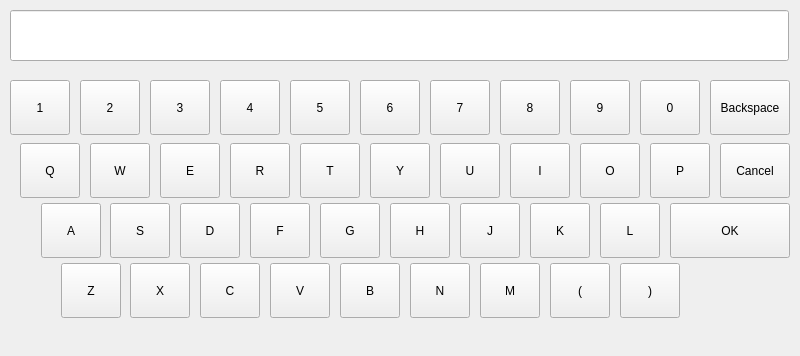
<?xml version="1.0" encoding="UTF-8"?>
<ui version="4.0">
 <class>VirtualKeyboardDialog</class>
 <widget class="QDialog" name="VirtualKeyboardDialog">
  <property name="geometry">
   <rect>
    <x>0</x>
    <y>0</y>
    <width>800</width>
    <height>356</height>
   </rect>
  </property>
  <property name="windowTitle">
   <string>Keyboard</string>
  </property>
  <property name="windowIcon">
   <iconset resource="../../resource.qrc">
    <normaloff>:/resource/parameter.png</normaloff>:/resource/parameter.png</iconset>
  </property>
  <widget class="QLineEdit" name="display">
   <property name="geometry">
    <rect>
     <x>10</x>
     <y>10</y>
     <width>779</width>
     <height>51</height>
    </rect>
   </property>
   <property name="focusPolicy">
    <enum>Qt::NoFocus</enum>
   </property>
  </widget>
  <widget class="QWidget" name="buttonBoxWidget" native="true">
   <property name="geometry">
    <rect>
     <x>0</x>
     <y>70</y>
     <width>801</width>
     <height>271</height>
    </rect>
   </property>
   <widget class="QPushButton" name="letterV">
    <property name="geometry">
     <rect>
      <x>270</x>
      <y>193</y>
      <width>60</width>
      <height>55</height>
     </rect>
    </property>
    <property name="sizePolicy">
     <sizepolicy hsizetype="Fixed" vsizetype="Fixed">
      <horstretch>0</horstretch>
      <verstretch>0</verstretch>
     </sizepolicy>
    </property>
    <property name="minimumSize">
     <size>
      <width>60</width>
      <height>55</height>
     </size>
    </property>
    <property name="maximumSize">
     <size>
      <width>57</width>
      <height>50</height>
     </size>
    </property>
    <property name="focusPolicy">
     <enum>Qt::NoFocus</enum>
    </property>
    <property name="text">
     <string>V</string>
    </property>
   </widget>
   <widget class="QPushButton" name="letterH">
    <property name="geometry">
     <rect>
      <x>390</x>
      <y>133</y>
      <width>60</width>
      <height>55</height>
     </rect>
    </property>
    <property name="sizePolicy">
     <sizepolicy hsizetype="Fixed" vsizetype="Fixed">
      <horstretch>0</horstretch>
      <verstretch>0</verstretch>
     </sizepolicy>
    </property>
    <property name="minimumSize">
     <size>
      <width>60</width>
      <height>55</height>
     </size>
    </property>
    <property name="maximumSize">
     <size>
      <width>57</width>
      <height>50</height>
     </size>
    </property>
    <property name="focusPolicy">
     <enum>Qt::NoFocus</enum>
    </property>
    <property name="text">
     <string>H</string>
    </property>
   </widget>
   <widget class="QPushButton" name="letterO">
    <property name="geometry">
     <rect>
      <x>580</x>
      <y>73</y>
      <width>60</width>
      <height>55</height>
     </rect>
    </property>
    <property name="sizePolicy">
     <sizepolicy hsizetype="Fixed" vsizetype="Fixed">
      <horstretch>0</horstretch>
      <verstretch>0</verstretch>
     </sizepolicy>
    </property>
    <property name="minimumSize">
     <size>
      <width>60</width>
      <height>55</height>
     </size>
    </property>
    <property name="maximumSize">
     <size>
      <width>57</width>
      <height>50</height>
     </size>
    </property>
    <property name="focusPolicy">
     <enum>Qt::NoFocus</enum>
    </property>
    <property name="text">
     <string>O</string>
    </property>
   </widget>
   <widget class="QPushButton" name="letterB">
    <property name="geometry">
     <rect>
      <x>340</x>
      <y>193</y>
      <width>60</width>
      <height>55</height>
     </rect>
    </property>
    <property name="sizePolicy">
     <sizepolicy hsizetype="Fixed" vsizetype="Fixed">
      <horstretch>0</horstretch>
      <verstretch>0</verstretch>
     </sizepolicy>
    </property>
    <property name="minimumSize">
     <size>
      <width>60</width>
      <height>55</height>
     </size>
    </property>
    <property name="maximumSize">
     <size>
      <width>57</width>
      <height>50</height>
     </size>
    </property>
    <property name="focusPolicy">
     <enum>Qt::NoFocus</enum>
    </property>
    <property name="text">
     <string>B</string>
    </property>
   </widget>
   <widget class="QPushButton" name="letterE">
    <property name="geometry">
     <rect>
      <x>160</x>
      <y>73</y>
      <width>60</width>
      <height>55</height>
     </rect>
    </property>
    <property name="sizePolicy">
     <sizepolicy hsizetype="Fixed" vsizetype="Fixed">
      <horstretch>0</horstretch>
      <verstretch>0</verstretch>
     </sizepolicy>
    </property>
    <property name="minimumSize">
     <size>
      <width>60</width>
      <height>55</height>
     </size>
    </property>
    <property name="maximumSize">
     <size>
      <width>57</width>
      <height>50</height>
     </size>
    </property>
    <property name="focusPolicy">
     <enum>Qt::NoFocus</enum>
    </property>
    <property name="text">
     <string>E</string>
    </property>
   </widget>
   <widget class="QPushButton" name="letterP">
    <property name="geometry">
     <rect>
      <x>650</x>
      <y>73</y>
      <width>60</width>
      <height>55</height>
     </rect>
    </property>
    <property name="sizePolicy">
     <sizepolicy hsizetype="Fixed" vsizetype="Fixed">
      <horstretch>0</horstretch>
      <verstretch>0</verstretch>
     </sizepolicy>
    </property>
    <property name="minimumSize">
     <size>
      <width>60</width>
      <height>55</height>
     </size>
    </property>
    <property name="maximumSize">
     <size>
      <width>57</width>
      <height>50</height>
     </size>
    </property>
    <property name="focusPolicy">
     <enum>Qt::NoFocus</enum>
    </property>
    <property name="text">
     <string>P</string>
    </property>
   </widget>
   <widget class="QPushButton" name="letterR">
    <property name="geometry">
     <rect>
      <x>230</x>
      <y>73</y>
      <width>60</width>
      <height>55</height>
     </rect>
    </property>
    <property name="sizePolicy">
     <sizepolicy hsizetype="Fixed" vsizetype="Fixed">
      <horstretch>0</horstretch>
      <verstretch>0</verstretch>
     </sizepolicy>
    </property>
    <property name="minimumSize">
     <size>
      <width>60</width>
      <height>55</height>
     </size>
    </property>
    <property name="maximumSize">
     <size>
      <width>57</width>
      <height>50</height>
     </size>
    </property>
    <property name="focusPolicy">
     <enum>Qt::NoFocus</enum>
    </property>
    <property name="text">
     <string>R</string>
    </property>
   </widget>
   <widget class="QPushButton" name="letterW">
    <property name="geometry">
     <rect>
      <x>90</x>
      <y>73</y>
      <width>60</width>
      <height>55</height>
     </rect>
    </property>
    <property name="sizePolicy">
     <sizepolicy hsizetype="Fixed" vsizetype="Fixed">
      <horstretch>0</horstretch>
      <verstretch>0</verstretch>
     </sizepolicy>
    </property>
    <property name="minimumSize">
     <size>
      <width>60</width>
      <height>55</height>
     </size>
    </property>
    <property name="maximumSize">
     <size>
      <width>57</width>
      <height>50</height>
     </size>
    </property>
    <property name="focusPolicy">
     <enum>Qt::NoFocus</enum>
    </property>
    <property name="text">
     <string>W</string>
    </property>
   </widget>
   <widget class="QPushButton" name="letterI">
    <property name="geometry">
     <rect>
      <x>510</x>
      <y>73</y>
      <width>60</width>
      <height>55</height>
     </rect>
    </property>
    <property name="sizePolicy">
     <sizepolicy hsizetype="Fixed" vsizetype="Fixed">
      <horstretch>0</horstretch>
      <verstretch>0</verstretch>
     </sizepolicy>
    </property>
    <property name="minimumSize">
     <size>
      <width>60</width>
      <height>55</height>
     </size>
    </property>
    <property name="maximumSize">
     <size>
      <width>57</width>
      <height>50</height>
     </size>
    </property>
    <property name="focusPolicy">
     <enum>Qt::NoFocus</enum>
    </property>
    <property name="text">
     <string>I</string>
    </property>
   </widget>
   <widget class="QPushButton" name="num7">
    <property name="geometry">
     <rect>
      <x>430</x>
      <y>10</y>
      <width>60</width>
      <height>55</height>
     </rect>
    </property>
    <property name="sizePolicy">
     <sizepolicy hsizetype="Fixed" vsizetype="Fixed">
      <horstretch>0</horstretch>
      <verstretch>0</verstretch>
     </sizepolicy>
    </property>
    <property name="minimumSize">
     <size>
      <width>60</width>
      <height>55</height>
     </size>
    </property>
    <property name="maximumSize">
     <size>
      <width>60</width>
      <height>55</height>
     </size>
    </property>
    <property name="focusPolicy">
     <enum>Qt::NoFocus</enum>
    </property>
    <property name="text">
     <string>7</string>
    </property>
   </widget>
   <widget class="QPushButton" name="letterA">
    <property name="geometry">
     <rect>
      <x>41</x>
      <y>133</y>
      <width>60</width>
      <height>55</height>
     </rect>
    </property>
    <property name="sizePolicy">
     <sizepolicy hsizetype="Fixed" vsizetype="Fixed">
      <horstretch>0</horstretch>
      <verstretch>0</verstretch>
     </sizepolicy>
    </property>
    <property name="minimumSize">
     <size>
      <width>60</width>
      <height>55</height>
     </size>
    </property>
    <property name="maximumSize">
     <size>
      <width>57</width>
      <height>50</height>
     </size>
    </property>
    <property name="focusPolicy">
     <enum>Qt::NoFocus</enum>
    </property>
    <property name="text">
     <string>A</string>
    </property>
   </widget>
   <widget class="QPushButton" name="letterF">
    <property name="geometry">
     <rect>
      <x>250</x>
      <y>133</y>
      <width>60</width>
      <height>55</height>
     </rect>
    </property>
    <property name="sizePolicy">
     <sizepolicy hsizetype="Fixed" vsizetype="Fixed">
      <horstretch>0</horstretch>
      <verstretch>0</verstretch>
     </sizepolicy>
    </property>
    <property name="minimumSize">
     <size>
      <width>60</width>
      <height>55</height>
     </size>
    </property>
    <property name="maximumSize">
     <size>
      <width>57</width>
      <height>50</height>
     </size>
    </property>
    <property name="focusPolicy">
     <enum>Qt::NoFocus</enum>
    </property>
    <property name="text">
     <string>F</string>
    </property>
   </widget>
   <widget class="QPushButton" name="letterJ">
    <property name="geometry">
     <rect>
      <x>460</x>
      <y>133</y>
      <width>60</width>
      <height>55</height>
     </rect>
    </property>
    <property name="sizePolicy">
     <sizepolicy hsizetype="Fixed" vsizetype="Fixed">
      <horstretch>0</horstretch>
      <verstretch>0</verstretch>
     </sizepolicy>
    </property>
    <property name="minimumSize">
     <size>
      <width>60</width>
      <height>55</height>
     </size>
    </property>
    <property name="maximumSize">
     <size>
      <width>57</width>
      <height>50</height>
     </size>
    </property>
    <property name="focusPolicy">
     <enum>Qt::NoFocus</enum>
    </property>
    <property name="text">
     <string>J</string>
    </property>
   </widget>
   <widget class="QPushButton" name="letterY">
    <property name="geometry">
     <rect>
      <x>370</x>
      <y>73</y>
      <width>60</width>
      <height>55</height>
     </rect>
    </property>
    <property name="sizePolicy">
     <sizepolicy hsizetype="Fixed" vsizetype="Fixed">
      <horstretch>0</horstretch>
      <verstretch>0</verstretch>
     </sizepolicy>
    </property>
    <property name="minimumSize">
     <size>
      <width>60</width>
      <height>55</height>
     </size>
    </property>
    <property name="maximumSize">
     <size>
      <width>57</width>
      <height>50</height>
     </size>
    </property>
    <property name="focusPolicy">
     <enum>Qt::NoFocus</enum>
    </property>
    <property name="text">
     <string>Y</string>
    </property>
   </widget>
   <widget class="QPushButton" name="num2">
    <property name="geometry">
     <rect>
      <x>80</x>
      <y>10</y>
      <width>60</width>
      <height>55</height>
     </rect>
    </property>
    <property name="sizePolicy">
     <sizepolicy hsizetype="Fixed" vsizetype="Fixed">
      <horstretch>0</horstretch>
      <verstretch>0</verstretch>
     </sizepolicy>
    </property>
    <property name="minimumSize">
     <size>
      <width>60</width>
      <height>55</height>
     </size>
    </property>
    <property name="maximumSize">
     <size>
      <width>60</width>
      <height>55</height>
     </size>
    </property>
    <property name="focusPolicy">
     <enum>Qt::NoFocus</enum>
    </property>
    <property name="text">
     <string>2</string>
    </property>
   </widget>
   <widget class="QPushButton" name="num0">
    <property name="geometry">
     <rect>
      <x>640</x>
      <y>10</y>
      <width>60</width>
      <height>55</height>
     </rect>
    </property>
    <property name="sizePolicy">
     <sizepolicy hsizetype="Fixed" vsizetype="Fixed">
      <horstretch>0</horstretch>
      <verstretch>0</verstretch>
     </sizepolicy>
    </property>
    <property name="minimumSize">
     <size>
      <width>60</width>
      <height>55</height>
     </size>
    </property>
    <property name="maximumSize">
     <size>
      <width>60</width>
      <height>55</height>
     </size>
    </property>
    <property name="focusPolicy">
     <enum>Qt::NoFocus</enum>
    </property>
    <property name="text">
     <string>0</string>
    </property>
   </widget>
   <widget class="QPushButton" name="letterN">
    <property name="geometry">
     <rect>
      <x>410</x>
      <y>193</y>
      <width>60</width>
      <height>55</height>
     </rect>
    </property>
    <property name="sizePolicy">
     <sizepolicy hsizetype="Fixed" vsizetype="Fixed">
      <horstretch>0</horstretch>
      <verstretch>0</verstretch>
     </sizepolicy>
    </property>
    <property name="minimumSize">
     <size>
      <width>60</width>
      <height>55</height>
     </size>
    </property>
    <property name="maximumSize">
     <size>
      <width>57</width>
      <height>50</height>
     </size>
    </property>
    <property name="focusPolicy">
     <enum>Qt::NoFocus</enum>
    </property>
    <property name="text">
     <string>N</string>
    </property>
   </widget>
   <widget class="QPushButton" name="num5">
    <property name="geometry">
     <rect>
      <x>290</x>
      <y>10</y>
      <width>60</width>
      <height>55</height>
     </rect>
    </property>
    <property name="sizePolicy">
     <sizepolicy hsizetype="Fixed" vsizetype="Fixed">
      <horstretch>0</horstretch>
      <verstretch>0</verstretch>
     </sizepolicy>
    </property>
    <property name="minimumSize">
     <size>
      <width>60</width>
      <height>55</height>
     </size>
    </property>
    <property name="maximumSize">
     <size>
      <width>60</width>
      <height>55</height>
     </size>
    </property>
    <property name="focusPolicy">
     <enum>Qt::NoFocus</enum>
    </property>
    <property name="text">
     <string>5</string>
    </property>
   </widget>
   <widget class="QPushButton" name="letterC">
    <property name="geometry">
     <rect>
      <x>200</x>
      <y>193</y>
      <width>60</width>
      <height>55</height>
     </rect>
    </property>
    <property name="sizePolicy">
     <sizepolicy hsizetype="Fixed" vsizetype="Fixed">
      <horstretch>0</horstretch>
      <verstretch>0</verstretch>
     </sizepolicy>
    </property>
    <property name="minimumSize">
     <size>
      <width>60</width>
      <height>55</height>
     </size>
    </property>
    <property name="maximumSize">
     <size>
      <width>57</width>
      <height>50</height>
     </size>
    </property>
    <property name="focusPolicy">
     <enum>Qt::NoFocus</enum>
    </property>
    <property name="text">
     <string>C</string>
    </property>
   </widget>
   <widget class="QPushButton" name="letterL">
    <property name="geometry">
     <rect>
      <x>600</x>
      <y>133</y>
      <width>60</width>
      <height>55</height>
     </rect>
    </property>
    <property name="sizePolicy">
     <sizepolicy hsizetype="Fixed" vsizetype="Fixed">
      <horstretch>0</horstretch>
      <verstretch>0</verstretch>
     </sizepolicy>
    </property>
    <property name="minimumSize">
     <size>
      <width>60</width>
      <height>55</height>
     </size>
    </property>
    <property name="maximumSize">
     <size>
      <width>57</width>
      <height>50</height>
     </size>
    </property>
    <property name="focusPolicy">
     <enum>Qt::NoFocus</enum>
    </property>
    <property name="text">
     <string>L</string>
    </property>
   </widget>
   <widget class="QPushButton" name="letterS">
    <property name="geometry">
     <rect>
      <x>110</x>
      <y>133</y>
      <width>60</width>
      <height>55</height>
     </rect>
    </property>
    <property name="sizePolicy">
     <sizepolicy hsizetype="Fixed" vsizetype="Fixed">
      <horstretch>0</horstretch>
      <verstretch>0</verstretch>
     </sizepolicy>
    </property>
    <property name="minimumSize">
     <size>
      <width>60</width>
      <height>55</height>
     </size>
    </property>
    <property name="maximumSize">
     <size>
      <width>57</width>
      <height>50</height>
     </size>
    </property>
    <property name="focusPolicy">
     <enum>Qt::NoFocus</enum>
    </property>
    <property name="text">
     <string>S</string>
    </property>
   </widget>
   <widget class="QPushButton" name="num8">
    <property name="geometry">
     <rect>
      <x>500</x>
      <y>10</y>
      <width>60</width>
      <height>55</height>
     </rect>
    </property>
    <property name="sizePolicy">
     <sizepolicy hsizetype="Fixed" vsizetype="Fixed">
      <horstretch>0</horstretch>
      <verstretch>0</verstretch>
     </sizepolicy>
    </property>
    <property name="minimumSize">
     <size>
      <width>60</width>
      <height>55</height>
     </size>
    </property>
    <property name="maximumSize">
     <size>
      <width>60</width>
      <height>55</height>
     </size>
    </property>
    <property name="focusPolicy">
     <enum>Qt::NoFocus</enum>
    </property>
    <property name="text">
     <string>8</string>
    </property>
   </widget>
   <widget class="QPushButton" name="num6">
    <property name="geometry">
     <rect>
      <x>360</x>
      <y>10</y>
      <width>60</width>
      <height>55</height>
     </rect>
    </property>
    <property name="sizePolicy">
     <sizepolicy hsizetype="Fixed" vsizetype="Fixed">
      <horstretch>0</horstretch>
      <verstretch>0</verstretch>
     </sizepolicy>
    </property>
    <property name="minimumSize">
     <size>
      <width>60</width>
      <height>55</height>
     </size>
    </property>
    <property name="maximumSize">
     <size>
      <width>60</width>
      <height>55</height>
     </size>
    </property>
    <property name="focusPolicy">
     <enum>Qt::NoFocus</enum>
    </property>
    <property name="text">
     <string>6</string>
    </property>
   </widget>
   <widget class="QPushButton" name="mum3">
    <property name="geometry">
     <rect>
      <x>150</x>
      <y>10</y>
      <width>60</width>
      <height>55</height>
     </rect>
    </property>
    <property name="sizePolicy">
     <sizepolicy hsizetype="Fixed" vsizetype="Fixed">
      <horstretch>0</horstretch>
      <verstretch>0</verstretch>
     </sizepolicy>
    </property>
    <property name="minimumSize">
     <size>
      <width>60</width>
      <height>55</height>
     </size>
    </property>
    <property name="maximumSize">
     <size>
      <width>60</width>
      <height>55</height>
     </size>
    </property>
    <property name="focusPolicy">
     <enum>Qt::NoFocus</enum>
    </property>
    <property name="text">
     <string>3</string>
    </property>
   </widget>
   <widget class="QPushButton" name="letterZ">
    <property name="geometry">
     <rect>
      <x>61</x>
      <y>193</y>
      <width>60</width>
      <height>55</height>
     </rect>
    </property>
    <property name="sizePolicy">
     <sizepolicy hsizetype="Fixed" vsizetype="Fixed">
      <horstretch>0</horstretch>
      <verstretch>0</verstretch>
     </sizepolicy>
    </property>
    <property name="minimumSize">
     <size>
      <width>60</width>
      <height>55</height>
     </size>
    </property>
    <property name="maximumSize">
     <size>
      <width>57</width>
      <height>50</height>
     </size>
    </property>
    <property name="focusPolicy">
     <enum>Qt::NoFocus</enum>
    </property>
    <property name="text">
     <string>Z</string>
    </property>
   </widget>
   <widget class="QPushButton" name="letterM">
    <property name="geometry">
     <rect>
      <x>480</x>
      <y>193</y>
      <width>60</width>
      <height>55</height>
     </rect>
    </property>
    <property name="sizePolicy">
     <sizepolicy hsizetype="Fixed" vsizetype="Fixed">
      <horstretch>0</horstretch>
      <verstretch>0</verstretch>
     </sizepolicy>
    </property>
    <property name="minimumSize">
     <size>
      <width>60</width>
      <height>55</height>
     </size>
    </property>
    <property name="maximumSize">
     <size>
      <width>57</width>
      <height>50</height>
     </size>
    </property>
    <property name="focusPolicy">
     <enum>Qt::NoFocus</enum>
    </property>
    <property name="text">
     <string>M</string>
    </property>
   </widget>
   <widget class="QPushButton" name="letterT">
    <property name="geometry">
     <rect>
      <x>300</x>
      <y>73</y>
      <width>60</width>
      <height>55</height>
     </rect>
    </property>
    <property name="sizePolicy">
     <sizepolicy hsizetype="Fixed" vsizetype="Fixed">
      <horstretch>0</horstretch>
      <verstretch>0</verstretch>
     </sizepolicy>
    </property>
    <property name="minimumSize">
     <size>
      <width>60</width>
      <height>55</height>
     </size>
    </property>
    <property name="maximumSize">
     <size>
      <width>57</width>
      <height>50</height>
     </size>
    </property>
    <property name="focusPolicy">
     <enum>Qt::NoFocus</enum>
    </property>
    <property name="text">
     <string>T</string>
    </property>
   </widget>
   <widget class="QPushButton" name="num1">
    <property name="geometry">
     <rect>
      <x>10</x>
      <y>10</y>
      <width>60</width>
      <height>55</height>
     </rect>
    </property>
    <property name="sizePolicy">
     <sizepolicy hsizetype="Fixed" vsizetype="Fixed">
      <horstretch>0</horstretch>
      <verstretch>0</verstretch>
     </sizepolicy>
    </property>
    <property name="minimumSize">
     <size>
      <width>60</width>
      <height>55</height>
     </size>
    </property>
    <property name="maximumSize">
     <size>
      <width>60</width>
      <height>55</height>
     </size>
    </property>
    <property name="focusPolicy">
     <enum>Qt::NoFocus</enum>
    </property>
    <property name="text">
     <string>1</string>
    </property>
   </widget>
   <widget class="QPushButton" name="letterQ">
    <property name="geometry">
     <rect>
      <x>20</x>
      <y>73</y>
      <width>60</width>
      <height>55</height>
     </rect>
    </property>
    <property name="sizePolicy">
     <sizepolicy hsizetype="Fixed" vsizetype="Fixed">
      <horstretch>0</horstretch>
      <verstretch>0</verstretch>
     </sizepolicy>
    </property>
    <property name="minimumSize">
     <size>
      <width>60</width>
      <height>55</height>
     </size>
    </property>
    <property name="maximumSize">
     <size>
      <width>57</width>
      <height>50</height>
     </size>
    </property>
    <property name="focusPolicy">
     <enum>Qt::NoFocus</enum>
    </property>
    <property name="text">
     <string>Q</string>
    </property>
   </widget>
   <widget class="QPushButton" name="num9">
    <property name="geometry">
     <rect>
      <x>570</x>
      <y>10</y>
      <width>60</width>
      <height>55</height>
     </rect>
    </property>
    <property name="sizePolicy">
     <sizepolicy hsizetype="Fixed" vsizetype="Fixed">
      <horstretch>0</horstretch>
      <verstretch>0</verstretch>
     </sizepolicy>
    </property>
    <property name="minimumSize">
     <size>
      <width>60</width>
      <height>55</height>
     </size>
    </property>
    <property name="maximumSize">
     <size>
      <width>60</width>
      <height>55</height>
     </size>
    </property>
    <property name="focusPolicy">
     <enum>Qt::NoFocus</enum>
    </property>
    <property name="text">
     <string>9</string>
    </property>
   </widget>
   <widget class="QPushButton" name="letterG">
    <property name="geometry">
     <rect>
      <x>320</x>
      <y>133</y>
      <width>60</width>
      <height>55</height>
     </rect>
    </property>
    <property name="sizePolicy">
     <sizepolicy hsizetype="Fixed" vsizetype="Fixed">
      <horstretch>0</horstretch>
      <verstretch>0</verstretch>
     </sizepolicy>
    </property>
    <property name="minimumSize">
     <size>
      <width>60</width>
      <height>55</height>
     </size>
    </property>
    <property name="maximumSize">
     <size>
      <width>57</width>
      <height>50</height>
     </size>
    </property>
    <property name="focusPolicy">
     <enum>Qt::NoFocus</enum>
    </property>
    <property name="text">
     <string>G</string>
    </property>
   </widget>
   <widget class="QPushButton" name="letterK">
    <property name="geometry">
     <rect>
      <x>530</x>
      <y>133</y>
      <width>60</width>
      <height>55</height>
     </rect>
    </property>
    <property name="sizePolicy">
     <sizepolicy hsizetype="Fixed" vsizetype="Fixed">
      <horstretch>0</horstretch>
      <verstretch>0</verstretch>
     </sizepolicy>
    </property>
    <property name="minimumSize">
     <size>
      <width>60</width>
      <height>55</height>
     </size>
    </property>
    <property name="maximumSize">
     <size>
      <width>57</width>
      <height>50</height>
     </size>
    </property>
    <property name="focusPolicy">
     <enum>Qt::NoFocus</enum>
    </property>
    <property name="text">
     <string>K</string>
    </property>
   </widget>
   <widget class="QPushButton" name="num4">
    <property name="geometry">
     <rect>
      <x>220</x>
      <y>10</y>
      <width>60</width>
      <height>55</height>
     </rect>
    </property>
    <property name="sizePolicy">
     <sizepolicy hsizetype="Fixed" vsizetype="Fixed">
      <horstretch>0</horstretch>
      <verstretch>0</verstretch>
     </sizepolicy>
    </property>
    <property name="minimumSize">
     <size>
      <width>60</width>
      <height>55</height>
     </size>
    </property>
    <property name="maximumSize">
     <size>
      <width>60</width>
      <height>55</height>
     </size>
    </property>
    <property name="focusPolicy">
     <enum>Qt::NoFocus</enum>
    </property>
    <property name="text">
     <string>4</string>
    </property>
   </widget>
   <widget class="QPushButton" name="letterU">
    <property name="geometry">
     <rect>
      <x>440</x>
      <y>73</y>
      <width>60</width>
      <height>55</height>
     </rect>
    </property>
    <property name="sizePolicy">
     <sizepolicy hsizetype="Fixed" vsizetype="Fixed">
      <horstretch>0</horstretch>
      <verstretch>0</verstretch>
     </sizepolicy>
    </property>
    <property name="minimumSize">
     <size>
      <width>60</width>
      <height>55</height>
     </size>
    </property>
    <property name="maximumSize">
     <size>
      <width>57</width>
      <height>50</height>
     </size>
    </property>
    <property name="focusPolicy">
     <enum>Qt::NoFocus</enum>
    </property>
    <property name="text">
     <string>U</string>
    </property>
   </widget>
   <widget class="QPushButton" name="letterX">
    <property name="geometry">
     <rect>
      <x>130</x>
      <y>193</y>
      <width>60</width>
      <height>55</height>
     </rect>
    </property>
    <property name="sizePolicy">
     <sizepolicy hsizetype="Fixed" vsizetype="Fixed">
      <horstretch>0</horstretch>
      <verstretch>0</verstretch>
     </sizepolicy>
    </property>
    <property name="minimumSize">
     <size>
      <width>60</width>
      <height>55</height>
     </size>
    </property>
    <property name="maximumSize">
     <size>
      <width>57</width>
      <height>50</height>
     </size>
    </property>
    <property name="focusPolicy">
     <enum>Qt::NoFocus</enum>
    </property>
    <property name="text">
     <string>X</string>
    </property>
   </widget>
   <widget class="QPushButton" name="letterD">
    <property name="geometry">
     <rect>
      <x>180</x>
      <y>133</y>
      <width>60</width>
      <height>55</height>
     </rect>
    </property>
    <property name="sizePolicy">
     <sizepolicy hsizetype="Fixed" vsizetype="Fixed">
      <horstretch>0</horstretch>
      <verstretch>0</verstretch>
     </sizepolicy>
    </property>
    <property name="minimumSize">
     <size>
      <width>60</width>
      <height>55</height>
     </size>
    </property>
    <property name="maximumSize">
     <size>
      <width>57</width>
      <height>50</height>
     </size>
    </property>
    <property name="focusPolicy">
     <enum>Qt::NoFocus</enum>
    </property>
    <property name="text">
     <string>D</string>
    </property>
   </widget>
   <widget class="QToolButton" name="backspace">
    <property name="geometry">
     <rect>
      <x>710</x>
      <y>10</y>
      <width>80</width>
      <height>55</height>
     </rect>
    </property>
    <property name="sizePolicy">
     <sizepolicy hsizetype="Minimum" vsizetype="Preferred">
      <horstretch>0</horstretch>
      <verstretch>0</verstretch>
     </sizepolicy>
    </property>
    <property name="focusPolicy">
     <enum>Qt::NoFocus</enum>
    </property>
    <property name="styleSheet">
     <string notr="true">/*#ok{
     border-style: outset;
     border-width: 2px;
     border-radius: 6px;
     border-color: gray;
	background-color: qlineargradient(spread:pad, x1:1, y1:1, x2:1, y2:0, stop:0 rgba(29, 212, 61, 255), stop:1 rgba(193, 255, 142, 255));
}
#ok:pressed{
     border-style: inset;
	background-color: qlineargradient(spread:pad, x1:1, y1:0, x2:1, y2:1, stop:0 rgba(29, 212, 61, 255), stop:1 rgba(193, 255, 142, 255));
	color:black;
}*/</string>
    </property>
    <property name="text">
     <string>Backspace</string>
    </property>
   </widget>
   <widget class="QToolButton" name="cancel">
    <property name="geometry">
     <rect>
      <x>720</x>
      <y>73</y>
      <width>70</width>
      <height>55</height>
     </rect>
    </property>
    <property name="sizePolicy">
     <sizepolicy hsizetype="Minimum" vsizetype="Preferred">
      <horstretch>0</horstretch>
      <verstretch>0</verstretch>
     </sizepolicy>
    </property>
    <property name="focusPolicy">
     <enum>Qt::NoFocus</enum>
    </property>
    <property name="styleSheet">
     <string notr="true">/*#ok{
     border-style: outset;
     border-width: 2px;
     border-radius: 6px;
     border-color: gray;
	background-color: qlineargradient(spread:pad, x1:1, y1:1, x2:1, y2:0, stop:0 rgba(29, 212, 61, 255), stop:1 rgba(193, 255, 142, 255));
}
#ok:pressed{
     border-style: inset;
	background-color: qlineargradient(spread:pad, x1:1, y1:0, x2:1, y2:1, stop:0 rgba(29, 212, 61, 255), stop:1 rgba(193, 255, 142, 255));
	color:black;
}*/</string>
    </property>
    <property name="text">
     <string>Cancel</string>
    </property>
   </widget>
   <widget class="QToolButton" name="ok">
    <property name="geometry">
     <rect>
      <x>670</x>
      <y>133</y>
      <width>120</width>
      <height>55</height>
     </rect>
    </property>
    <property name="sizePolicy">
     <sizepolicy hsizetype="Minimum" vsizetype="Preferred">
      <horstretch>0</horstretch>
      <verstretch>0</verstretch>
     </sizepolicy>
    </property>
    <property name="focusPolicy">
     <enum>Qt::NoFocus</enum>
    </property>
    <property name="styleSheet">
     <string notr="true">/*#ok{
     border-style: outset;
     border-width: 2px;
     border-radius: 6px;
     border-color: gray;
	background-color: qlineargradient(spread:pad, x1:1, y1:1, x2:1, y2:0, stop:0 rgba(29, 212, 61, 255), stop:1 rgba(193, 255, 142, 255));
}
#ok:pressed{
     border-style: inset;
	background-color: qlineargradient(spread:pad, x1:1, y1:0, x2:1, y2:1, stop:0 rgba(29, 212, 61, 255), stop:1 rgba(193, 255, 142, 255));
	color:black;
}*/</string>
    </property>
    <property name="text">
     <string>OK</string>
    </property>
   </widget>
   <widget class="QPushButton" name="letterM_3">
    <property name="geometry">
     <rect>
      <x>550</x>
      <y>193</y>
      <width>60</width>
      <height>55</height>
     </rect>
    </property>
    <property name="sizePolicy">
     <sizepolicy hsizetype="Fixed" vsizetype="Fixed">
      <horstretch>0</horstretch>
      <verstretch>0</verstretch>
     </sizepolicy>
    </property>
    <property name="minimumSize">
     <size>
      <width>60</width>
      <height>55</height>
     </size>
    </property>
    <property name="maximumSize">
     <size>
      <width>57</width>
      <height>50</height>
     </size>
    </property>
    <property name="focusPolicy">
     <enum>Qt::NoFocus</enum>
    </property>
    <property name="text">
     <string>(</string>
    </property>
   </widget>
   <widget class="QPushButton" name="letterM_4">
    <property name="geometry">
     <rect>
      <x>620</x>
      <y>193</y>
      <width>60</width>
      <height>55</height>
     </rect>
    </property>
    <property name="sizePolicy">
     <sizepolicy hsizetype="Fixed" vsizetype="Fixed">
      <horstretch>0</horstretch>
      <verstretch>0</verstretch>
     </sizepolicy>
    </property>
    <property name="minimumSize">
     <size>
      <width>60</width>
      <height>55</height>
     </size>
    </property>
    <property name="maximumSize">
     <size>
      <width>57</width>
      <height>50</height>
     </size>
    </property>
    <property name="focusPolicy">
     <enum>Qt::NoFocus</enum>
    </property>
    <property name="text">
     <string>)</string>
    </property>
   </widget>
  </widget>
 </widget>
 <resources>
  <include location="../../resource.qrc"/>
 </resources>
 <connections/>
</ui>
